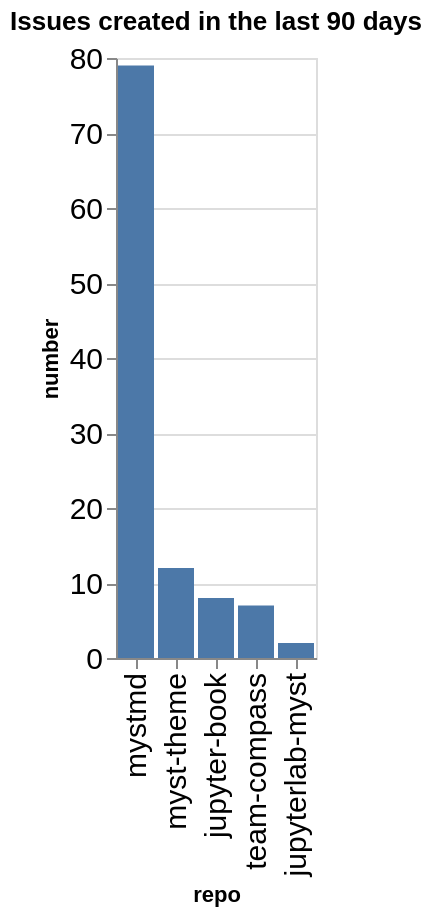

The notebook cell this image was saved under:
### Code cell
created_counts = created.groupby(['org', 'repo']).count()['number'].reset_index()
created_counts['org/repo'] = created_counts.apply(lambda a: a['org'] + '/' + a['repo'], axis=1)
sorted_vals = created_counts.sort_values(['org', 'number'], ascending=False)['repo'].values
alt.Chart(data=created_counts, title=f"Issues created in the last {n_days} days").mark_bar().encode(
    x=alt.X('repo', sort=alt.Sort(sorted_vals.tolist())),
    y='number',
)

### Figure 1 — Vega-Lite specification as saved in the notebook (floating-point values rounded to 4 significant figures)
{"config": {"axisLeft": {"labelFontSize": 15}, "axisBottom": {"labelFontSize": 15}}, "data": {"name": "data-21da03d4541396063e9a23a588647561"}, "mark": {"type": "bar"}, "encoding": {"x": {"field": "repo", "sort": ["mystmd", "myst-theme", "jupyter-book", "team-compass", "jupyterlab-myst"], "type": "nominal"}, "y": {"field": "number", "type": "quantitative"}}, "title": "Issues created in the last 90 days", "$schema": "https://vega.github.io/schema/vega-lite/v5.20.1.json", "datasets": {"data-21da03d4541396063e9a23a588647561": [{"org": "jupyter-book", "repo": "jupyter-book", "number": 8, "org/repo": "jupyter-book/jupyter-book"}, {"org": "jupyter-book", "repo": "jupyterlab-myst", "number": 2, "org/repo": "jupyter-book/jupyterlab-myst"}, {"org": "jupyter-book", "repo": "myst-theme", "number": 12, "org/repo": "jupyter-book/myst-theme"}, {"org": "jupyter-book", "repo": "mystmd", "number": 79, "org/repo": "jupyter-book/mystmd"}, {"org": "jupyter-book", "repo": "team-compass", "number": 7, "org/repo": "jupyter-book/team-compass"}]}}
